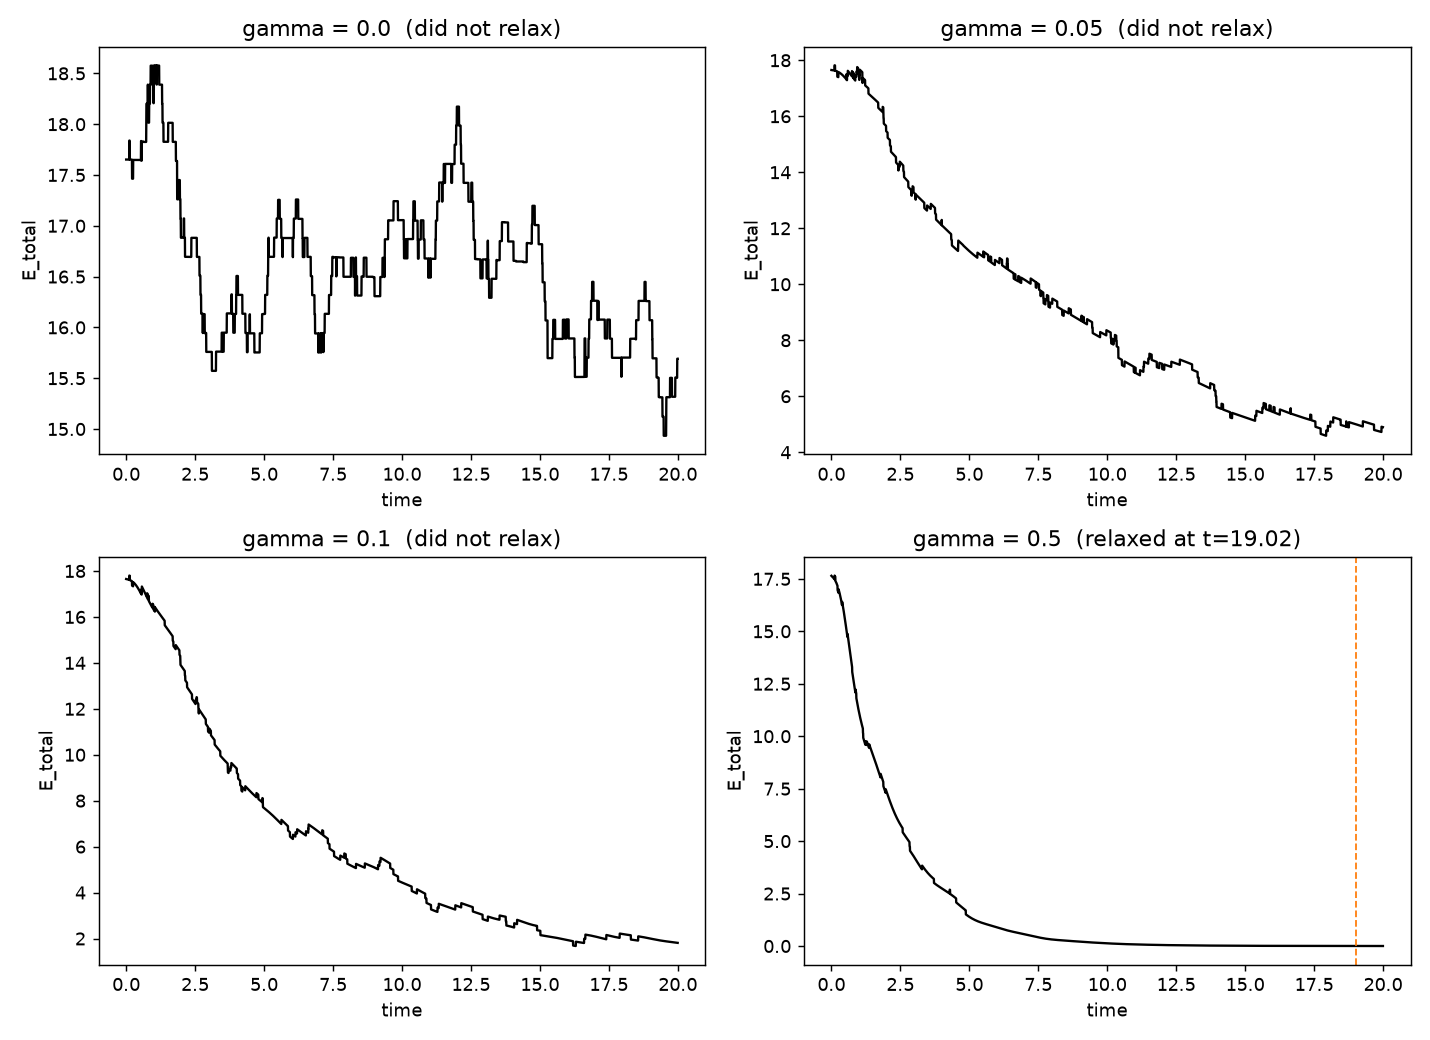

Source code (Python):
"""
Task 4 - add a viscous drag force, see how gamma affects relaxation.
gamma=0 should look conservative (matches Task 3); gamma>0 should bleed
energy and settle down. We define a real, numeric "relaxed" criterion
instead of eyeballing the animation.
"""

import numpy as np
import matplotlib.pyplot as plt
import core

N, L, rc, k, r0, dt, mass = 16, 10.0, 3.0, 1.5, 2.5, 0.005, 1.0
steps = 4000   # longer run so slow-gamma cases have time to settle
gammas = [0.0, 0.05, 0.1, 0.5]

# relaxation criterion: average particle speed stays below this for the rest
# of the run (not just one lucky instant)
SPEED_TOL = 1e-2


def relaxation_time(speeds, dt, tol=SPEED_TOL):
    """First time index after which speed never again exceeds tol.
    Returns None if it never relaxes by tol within the run."""
    below = speeds < tol
    for t in range(len(below)):
        if below[t:].all():
            return t * dt
    return None


fig, axes = plt.subplots(2, 2, figsize=(11, 8))
relax_table = []

for ax, gamma in zip(axes.flat, gammas):
    pos, vel = core.init_state(N, L)
    K = np.zeros(steps)
    U = np.zeros(steps)
    speed = np.zeros(steps)
    for t in range(steps):
        pos, vel, forces, dist, mask = core.verlet_step(pos, vel, dt, L, rc, k, r0, mass, gamma)
        K[t] = core.get_K(vel, mass)
        U[t] = core.get_U(dist, mask, k, r0)
        speed[t] = np.linalg.norm(vel, axis=1).mean()
    E = K + U

    t_relax = relaxation_time(speed, dt)
    relax_table.append((gamma, t_relax, E[-1]))

    tt = np.arange(steps) * dt
    ax.plot(tt, E, color="k", lw=1.3)
    ax.set_title(f"gamma = {gamma}" +
                 (f"  (relaxed at t={t_relax:.2f})" if t_relax else "  (did not relax)"))
    ax.set_xlabel("time")
    ax.set_ylabel("E_total")
    if t_relax:
        ax.axvline(t_relax, color="tab:orange", ls="--", lw=1)

plt.tight_layout()
plt.savefig("task4_dissipation.png", dpi=130)
print("saved task4_dissipation.png")

print(f"\n--- relaxation (speed must stay below {SPEED_TOL} for good) ---")
print(f"{'gamma':>8} {'relax time':>12} {'E_final':>10}")
for gamma, t_relax, e_final in relax_table:
    rt = f"{t_relax:.2f}" if t_relax else f"never (by t={steps*dt:.0f})"
    print(f"{gamma:>8} {rt:>12} {e_final:>10.2f}")

# A second, gentler measure for the gammas that don't fully stop moving within
# the run: how fast is E_total decaying overall? (slope of ln E vs t). This
# answers "how does gamma affect relaxation" even when nothing's fully static.
print("\n--- overall energy decay rate (slope of ln E vs t; steeper = faster) ---")
for gamma, t_relax, e_final in relax_table:
    pos, vel = core.init_state(N, L)
    E_hist = np.zeros(steps)
    for t in range(steps):
        pos, vel, forces, dist, mask = core.verlet_step(pos, vel, dt, L, rc, k, r0, mass, gamma)
        E_hist[t] = core.get_K(vel, mass) + core.get_U(dist, mask, k, r0)
    tt = np.arange(steps) * dt
    slope, intercept = np.polyfit(tt, np.log(E_hist), 1)
    tau = -1 / slope if slope < 0 else float("inf")
    print(f"gamma={gamma}: d(ln E)/dt = {slope:.4f}  ->  decay time constant tau ~ {tau:.2f}")
